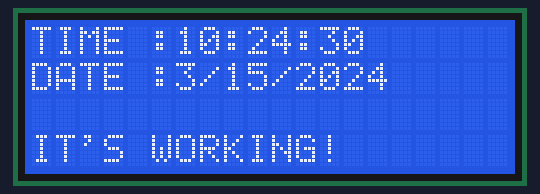
Recording of a sketch running on a simulated Arduino Uno, built with avr-gcc and run on an emulated ATmega328P. Shown: 20×4 character LCD. The local clock reads 2024-03-15 10:24:30 at power-on unless the sketch sets it.

Above: at 0.2 s.
At 4.3 s:
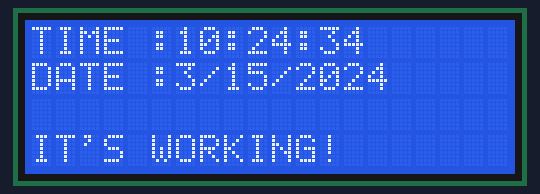
At 11.5 s:
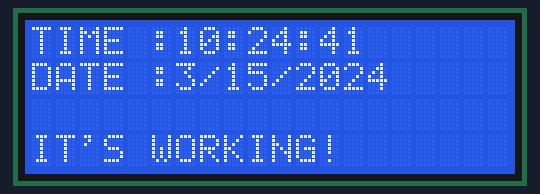
At 18.8 s:
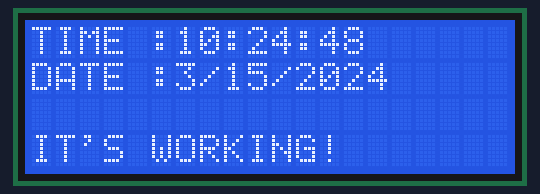
At 28.1 s:
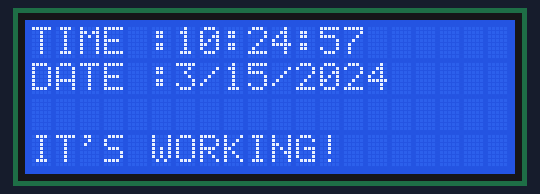
At 38.4 s:
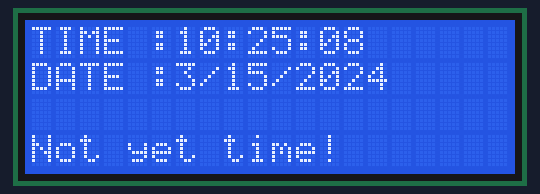

Measured:
- what the display in image 1 shows lasts 1.1 s, from 4.2 s to 5.3 s

The sketch:

rtc_display_lcd.ino
```cpp
// Sketch by brainstorm ABC for I2C Based Clock Using RTC and 16x2 I2c Display
#include <Wire.h>
#include "RTClib.h"
#include <LCD.h>
#include <LiquidCrystal_I2C.h>

RTC_DS1307 RTC;

#define I2C_ADDR    0x3F  // Define I2C Address for the PCF8574T
//---(Following are the PCF8574 pin assignments to LCD connections )----
// This are different than earlier/different I2C LCD displays

#define Rs_pin  0
#define Rw_pin  1
#define En_pin  2
#define BACKLIGHT_PIN  3
#define D4_pin  4
#define D5_pin  5
#define D6_pin  6
#define D7_pin  7

#define  LED_OFF  1
#define  LED_ON  0

/*-----( Declare objects )-----*/
LiquidCrystal_I2C  lcd(I2C_ADDR,En_pin,Rw_pin,Rs_pin,D4_pin,D5_pin,D6_pin,D7_pin);


void setup() {
  Wire.begin();
  RTC.begin();

 lcd.begin (20,4);  // initialize the lcd
// Switch on the backlight
 lcd.setBacklightPin(BACKLIGHT_PIN,POSITIVE);
 lcd.setBacklight(LED_ON);
}

void loop() {
  DateTime now = RTC.now();
// Print our characters on the LCD
 lcd.backlight();  //Backlight ON if under program control

    lcd.setCursor(0,0); //Start at character 0 on line 0
    lcd.print("TIME :");
//  lcd.setCursor(6,0);
    print2digits(now.hour());
    lcd.print(':');
    print2digits(now.minute());
    lcd.print(':');
    print2digits(now.second());

    lcd.setCursor(0,1); //Start at character 0 on line 1
    lcd.print("DATE :");
    lcd.print(now.month());
    lcd.print('/');
    lcd.print(now.day());
    lcd.print('/');
    lcd.print(now.year());

    if (now.second() >= 30)
    {
      lcd.setCursor(0,3);
      lcd.print("IT'S WORKING!");
    }
    else
    {
      lcd.setCursor(0,3);
      lcd.print("Not yet time");
    }


  delay(990);
}

void print2digits(int number) {
  if (number >= 0 && number < 10) {
    lcd.print('0');
  }
  lcd.print(number);
}
```
